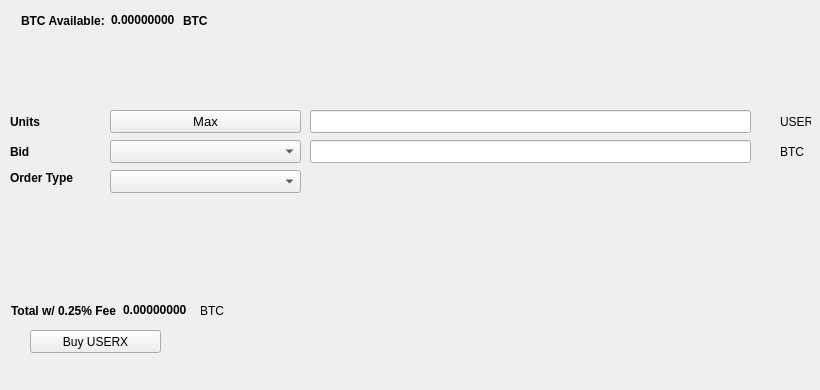
   <widget class="QWidget" name="BuyTab">
    <attribute name="title">
     <string>Buy</string>
    </attribute>
    <widget class="QPushButton" name="BuyUSERX">
     <property name="geometry">
      <rect>
       <x>30</x>
       <y>330</y>
       <width>131</width>
       <height>23</height>
      </rect>
     </property>
     <property name="text">
      <string>Buy USERX</string>
     </property>
     <property name="icon">
      <iconset resource="../userx.qrc">
       <normaloff>:/icons/bitcoin</normaloff>:/icons/bitcoin</iconset>
     </property>
    </widget>
    <widget class="QLabel" name="label_3">
     <property name="geometry">
      <rect>
       <x>10</x>
       <y>110</y>
       <width>46</width>
       <height>23</height>
      </rect>
     </property>
     <property name="font">
      <font>
       <weight>75</weight>
       <bold>true</bold>
      </font>
     </property>
     <property name="text">
      <string>Units</string>
     </property>
    </widget>
    <widget class="QLineEdit" name="UnitsInput">
     <property name="geometry">
      <rect>
       <x>310</x>
       <y>110</y>
       <width>441</width>
       <height>23</height>
      </rect>
     </property>
     <property name="font">
      <font>
       <pointsize>9</pointsize>
       <weight>75</weight>
       <bold>true</bold>
      </font>
     </property>
    </widget>
    <widget class="QLineEdit" name="BuyBidPriceEdit">
     <property name="geometry">
      <rect>
       <x>310</x>
       <y>140</y>
       <width>441</width>
       <height>23</height>
      </rect>
     </property>
     <property name="font">
      <font>
       <pointsize>9</pointsize>
       <weight>75</weight>
       <bold>true</bold>
      </font>
     </property>
    </widget>
    <widget class="QLabel" name="label_4">
     <property name="geometry">
      <rect>
       <x>780</x>
       <y>110</y>
       <width>31</width>
       <height>23</height>
      </rect>
     </property>
     <property name="text">
      <string>USERX</string>
     </property>
    </widget>
    <widget class="QLabel" name="label_5">
     <property name="geometry">
      <rect>
       <x>780</x>
       <y>140</y>
       <width>31</width>
       <height>23</height>
      </rect>
     </property>
     <property name="text">
      <string>BTC</string>
     </property>
    </widget>
    <widget class="QLabel" name="label_6">
     <property name="geometry">
      <rect>
       <x>10</x>
       <y>140</y>
       <width>46</width>
       <height>23</height>
      </rect>
     </property>
     <property name="font">
      <font>
       <weight>75</weight>
       <bold>true</bold>
      </font>
     </property>
     <property name="text">
      <string>Bid</string>
     </property>
    </widget>
    <widget class="QLabel" name="label_7">
     <property name="geometry">
      <rect>
       <x>10</x>
       <y>170</y>
       <width>91</width>
       <height>16</height>
      </rect>
     </property>
     <property name="font">
      <font>
       <weight>75</weight>
       <bold>true</bold>
      </font>
     </property>
     <property name="text">
      <string>Order Type</string>
     </property>
    </widget>
    <widget class="QPushButton" name="Buy_Max_Amount">
     <property name="geometry">
      <rect>
       <x>110</x>
       <y>110</y>
       <width>191</width>
       <height>23</height>
      </rect>
     </property>
     <property name="font">
      <font>
       <pointsize>10</pointsize>
      </font>
     </property>
     <property name="text">
      <string>Max</string>
     </property>
    </widget>
    <widget class="QComboBox" name="BuyBidcomboBox">
     <property name="geometry">
      <rect>
       <x>110</x>
       <y>140</y>
       <width>191</width>
       <height>23</height>
      </rect>
     </property>
     <property name="font">
      <font>
       <pointsize>10</pointsize>
      </font>
     </property>
    </widget>
    <widget class="QComboBox" name="buyOrdertypeCombo">
     <property name="geometry">
      <rect>
       <x>110</x>
       <y>170</y>
       <width>191</width>
       <height>23</height>
      </rect>
     </property>
     <property name="font">
      <font>
       <pointsize>10</pointsize>
      </font>
     </property>
    </widget>
    <widget class="QWidget" name="layoutWidget1">
     <property name="geometry">
      <rect>
       <x>21</x>
       <y>11</y>
       <width>227</width>
       <height>19</height>
      </rect>
     </property>
     <layout class="QHBoxLayout" name="horizontalLayout_3">
      <item>
       <widget class="QLabel" name="label232">
        <property name="font">
         <font>
          <weight>75</weight>
          <bold>true</bold>
         </font>
        </property>
        <property name="text">
         <string>BTC Available:</string>
        </property>
       </widget>
      </item>
      <item>
       <widget class="QLabel" name="BtcAvailableLbl">
        <property name="palette">
         <palette>
          <active>
           <colorrole role="WindowText">
            <brush brushstyle="SolidPattern">
             <color alpha="255">
              <red>0</red>
              <green>0</green>
              <blue>0</blue>
             </color>
            </brush>
           </colorrole>
           <colorrole role="Button">
            <brush brushstyle="SolidPattern">
             <color alpha="255">
              <red>0</red>
              <green>170</green>
              <blue>0</blue>
             </color>
            </brush>
           </colorrole>
           <colorrole role="Light">
            <brush brushstyle="SolidPattern">
             <color alpha="255">
              <red>0</red>
              <green>255</green>
              <blue>0</blue>
             </color>
            </brush>
           </colorrole>
           <colorrole role="Midlight">
            <brush brushstyle="SolidPattern">
             <color alpha="255">
              <red>0</red>
              <green>212</green>
              <blue>0</blue>
             </color>
            </brush>
           </colorrole>
           <colorrole role="Dark">
            <brush brushstyle="SolidPattern">
             <color alpha="255">
              <red>0</red>
              <green>85</green>
              <blue>0</blue>
             </color>
            </brush>
           </colorrole>
           <colorrole role="Mid">
            <brush brushstyle="SolidPattern">
             <color alpha="255">
              <red>0</red>
              <green>113</green>
              <blue>0</blue>
             </color>
            </brush>
           </colorrole>
           <colorrole role="Text">
            <brush brushstyle="SolidPattern">
             <color alpha="255">
              <red>0</red>
              <green>170</green>
              <blue>0</blue>
             </color>
            </brush>
           </colorrole>
           <colorrole role="BrightText">
            <brush brushstyle="SolidPattern">
             <color alpha="255">
              <red>255</red>
              <green>255</green>
              <blue>255</blue>
             </color>
            </brush>
           </colorrole>
           <colorrole role="ButtonText">
            <brush brushstyle="SolidPattern">
             <color alpha="255">
              <red>0</red>
              <green>0</green>
              <blue>0</blue>
             </color>
            </brush>
           </colorrole>
           <colorrole role="Base">
            <brush brushstyle="SolidPattern">
             <color alpha="255">
              <red>255</red>
              <green>255</green>
              <blue>255</blue>
             </color>
            </brush>
           </colorrole>
           <colorrole role="Window">
            <brush brushstyle="SolidPattern">
             <color alpha="255">
              <red>0</red>
              <green>170</green>
              <blue>0</blue>
             </color>
            </brush>
           </colorrole>
           <colorrole role="Shadow">
            <brush brushstyle="SolidPattern">
             <color alpha="255">
              <red>0</red>
              <green>0</green>
              <blue>0</blue>
             </color>
            </brush>
           </colorrole>
           <colorrole role="AlternateBase">
            <brush brushstyle="SolidPattern">
             <color alpha="255">
              <red>127</red>
              <green>212</green>
              <blue>127</blue>
             </color>
            </brush>
           </colorrole>
           <colorrole role="ToolTipBase">
            <brush brushstyle="SolidPattern">
             <color alpha="255">
              <red>255</red>
              <green>255</green>
              <blue>220</blue>
             </color>
            </brush>
           </colorrole>
           <colorrole role="ToolTipText">
            <brush brushstyle="SolidPattern">
             <color alpha="255">
              <red>0</red>
              <green>0</green>
              <blue>0</blue>
             </color>
            </brush>
           </colorrole>
          </active>
          <inactive>
           <colorrole role="WindowText">
            <brush brushstyle="SolidPattern">
             <color alpha="255">
              <red>0</red>
              <green>0</green>
              <blue>0</blue>
             </color>
            </brush>
           </colorrole>
           <colorrole role="Button">
            <brush brushstyle="SolidPattern">
             <color alpha="255">
              <red>0</red>
              <green>170</green>
              <blue>0</blue>
             </color>
            </brush>
           </colorrole>
           <colorrole role="Light">
            <brush brushstyle="SolidPattern">
             <color alpha="255">
              <red>0</red>
              <green>255</green>
              <blue>0</blue>
             </color>
            </brush>
           </colorrole>
           <colorrole role="Midlight">
            <brush brushstyle="SolidPattern">
             <color alpha="255">
              <red>0</red>
              <green>212</green>
              <blue>0</blue>
             </color>
            </brush>
           </colorrole>
           <colorrole role="Dark">
            <brush brushstyle="SolidPattern">
             <color alpha="255">
              <red>0</red>
              <green>85</green>
              <blue>0</blue>
             </color>
            </brush>
           </colorrole>
           <colorrole role="Mid">
            <brush brushstyle="SolidPattern">
             <color alpha="255">
              <red>0</red>
              <green>113</green>
              <blue>0</blue>
             </color>
            </brush>
           </colorrole>
           <colorrole role="Text">
            <brush brushstyle="SolidPattern">
             <color alpha="255">
              <red>0</red>
              <green>170</green>
              <blue>0</blue>
             </color>
            </brush>
           </colorrole>
           <colorrole role="BrightText">
            <brush brushstyle="SolidPattern">
             <color alpha="255">
              <red>255</red>
              <green>255</green>
              <blue>255</blue>
             </color>
            </brush>
           </colorrole>
           <colorrole role="ButtonText">
            <brush brushstyle="SolidPattern">
             <color alpha="255">
              <red>0</red>
              <green>0</green>
              <blue>0</blue>
             </color>
            </brush>
           </colorrole>
           <colorrole role="Base">
            <brush brushstyle="SolidPattern">
             <color alpha="255">
              <red>255</red>
              <green>255</green>
              <blue>255</blue>
             </color>
            </brush>
           </colorrole>
           <colorrole role="Window">
            <brush brushstyle="SolidPattern">
             <color alpha="255">
              <red>0</red>
              <green>170</green>
              <blue>0</blue>
             </color>
            </brush>
           </colorrole>
           <colorrole role="Shadow">
            <brush brushstyle="SolidPattern">
             <color alpha="255">
              <red>0</red>
              <green>0</green>
              <blue>0</blue>
             </color>
            </brush>
           </colorrole>
           <colorrole role="AlternateBase">
            <brush brushstyle="SolidPattern">
             <color alpha="255">
              <red>127</red>
              <green>212</green>
              <blue>127</blue>
             </color>
            </brush>
           </colorrole>
           <colorrole role="ToolTipBase">
            <brush brushstyle="SolidPattern">
             <color alpha="255">
              <red>255</red>
              <green>255</green>
              <blue>220</blue>
             </color>
            </brush>
           </colorrole>
           <colorrole role="ToolTipText">
            <brush brushstyle="SolidPattern">
             <color alpha="255">
              <red>0</red>
              <green>0</green>
              <blue>0</blue>
             </color>
            </brush>
           </colorrole>
          </inactive>
          <disabled>
           <colorrole role="WindowText">
            <brush brushstyle="SolidPattern">
             <color alpha="255">
              <red>0</red>
              <green>85</green>
              <blue>0</blue>
             </color>
            </brush>
           </colorrole>
           <colorrole role="Button">
            <brush brushstyle="SolidPattern">
             <color alpha="255">
              <red>0</red>
              <green>170</green>
              <blue>0</blue>
             </color>
            </brush>
           </colorrole>
           <colorrole role="Light">
            <brush brushstyle="SolidPattern">
             <color alpha="255">
              <red>0</red>
              <green>255</green>
              <blue>0</blue>
             </color>
            </brush>
           </colorrole>
           <colorrole role="Midlight">
            <brush brushstyle="SolidPattern">
             <color alpha="255">
              <red>0</red>
              <green>212</green>
              <blue>0</blue>
             </color>
            </brush>
           </colorrole>
           <colorrole role="Dark">
            <brush brushstyle="SolidPattern">
             <color alpha="255">
              <red>0</red>
              <green>85</green>
              <blue>0</blue>
             </color>
            </brush>
           </colorrole>
           <colorrole role="Mid">
            <brush brushstyle="SolidPattern">
             <color alpha="255">
              <red>0</red>
              <green>113</green>
              <blue>0</blue>
             </color>
            </brush>
           </colorrole>
           <colorrole role="Text">
            <brush brushstyle="SolidPattern">
             <color alpha="255">
              <red>0</red>
              <green>85</green>
              <blue>0</blue>
             </color>
            </brush>
           </colorrole>
           <colorrole role="BrightText">
            <brush brushstyle="SolidPattern">
             <color alpha="255">
              <red>255</red>
              <green>255</green>
              <blue>255</blue>
             </color>
            </brush>
           </colorrole>
           <colorrole role="ButtonText">
            <brush brushstyle="SolidPattern">
             <color alpha="255">
              <red>0</red>
              <green>85</green>
              <blue>0</blue>
             </color>
            </brush>
           </colorrole>
           <colorrole role="Base">
            <brush brushstyle="SolidPattern">
             <color alpha="255">
              <red>0</red>
              <green>170</green>
              <blue>0</blue>
             </color>
            </brush>
           </colorrole>
           <colorrole role="Window">
            <brush brushstyle="SolidPattern">
             <color alpha="255">
              <red>0</red>
              <green>170</green>
              <blue>0</blue>
             </color>
            </brush>
           </colorrole>
           <colorrole role="Shadow">
            <brush brushstyle="SolidPattern">
             <color alpha="255">
              <red>0</red>
              <green>0</green>
              <blue>0</blue>
             </color>
            </brush>
           </colorrole>
           <colorrole role="AlternateBase">
            <brush brushstyle="SolidPattern">
             <color alpha="255">
              <red>0</red>
              <green>170</green>
              <blue>0</blue>
             </color>
            </brush>
           </colorrole>
           <colorrole role="ToolTipBase">
            <brush brushstyle="SolidPattern">
             <color alpha="255">
              <red>255</red>
              <green>255</green>
              <blue>220</blue>
             </color>
            </brush>
           </colorrole>
           <colorrole role="ToolTipText">
            <brush brushstyle="SolidPattern">
             <color alpha="255">
              <red>0</red>
              <green>0</green>
              <blue>0</blue>
             </color>
            </brush>
           </colorrole>
          </disabled>
         </palette>
        </property>
        <property name="font">
         <font>
          <weight>75</weight>
          <bold>true</bold>
         </font>
        </property>
        <property name="text">
         <string>0.00000000</string>
        </property>
        <property name="textInteractionFlags">
         <set>Qt::LinksAccessibleByMouse|Qt::TextSelectableByKeyboard|Qt::TextSelectableByMouse</set>
        </property>
       </widget>
      </item>
      <item>
       <widget class="QLabel" name="BtcAvailableLbl_2">
        <property name="font">
         <font>
          <weight>75</weight>
          <bold>true</bold>
         </font>
        </property>
        <property name="text">
         <string>BTC</string>
        </property>
       </widget>
      </item>
     </layout>
    </widget>
    <widget class="QWidget" name="layoutWidge2">
     <property name="geometry">
      <rect>
       <x>11</x>
       <y>301</y>
       <width>259</width>
       <height>19</height>
      </rect>
     </property>
     <layout class="QHBoxLayout" name="horizontalLayout_4">
      <item>
       <widget class="QLabel" name="label_9">
        <property name="font">
         <font>
          <weight>75</weight>
          <bold>true</bold>
         </font>
        </property>
        <property name="text">
         <string>Total w/ 0.25% Fee</string>
        </property>
       </widget>
      </item>
      <item>
       <widget class="QLabel" name="BuyCostLabel">
        <property name="palette">
         <palette>
          <active>
           <colorrole role="WindowText">
            <brush brushstyle="SolidPattern">
             <color alpha="255">
              <red>0</red>
              <green>0</green>
              <blue>0</blue>
             </color>
            </brush>
           </colorrole>
           <colorrole role="Button">
            <brush brushstyle="SolidPattern">
             <color alpha="255">
              <red>0</red>
              <green>170</green>
              <blue>0</blue>
             </color>
            </brush>
           </colorrole>
           <colorrole role="Light">
            <brush brushstyle="SolidPattern">
             <color alpha="255">
              <red>0</red>
              <green>255</green>
              <blue>0</blue>
             </color>
            </brush>
           </colorrole>
           <colorrole role="Midlight">
            <brush brushstyle="SolidPattern">
             <color alpha="255">
              <red>0</red>
              <green>212</green>
              <blue>0</blue>
             </color>
            </brush>
           </colorrole>
           <colorrole role="Dark">
            <brush brushstyle="SolidPattern">
             <color alpha="255">
              <red>0</red>
              <green>85</green>
              <blue>0</blue>
             </color>
            </brush>
           </colorrole>
           <colorrole role="Mid">
            <brush brushstyle="SolidPattern">
             <color alpha="255">
              <red>0</red>
              <green>113</green>
              <blue>0</blue>
             </color>
            </brush>
           </colorrole>
           <colorrole role="Text">
            <brush brushstyle="SolidPattern">
             <color alpha="255">
              <red>0</red>
              <green>170</green>
              <blue>0</blue>
             </color>
            </brush>
           </colorrole>
           <colorrole role="BrightText">
            <brush brushstyle="SolidPattern">
             <color alpha="255">
              <red>255</red>
              <green>255</green>
              <blue>255</blue>
             </color>
            </brush>
           </colorrole>
           <colorrole role="ButtonText">
            <brush brushstyle="SolidPattern">
             <color alpha="255">
              <red>0</red>
              <green>0</green>
              <blue>0</blue>
             </color>
            </brush>
           </colorrole>
           <colorrole role="Base">
            <brush brushstyle="SolidPattern">
             <color alpha="255">
              <red>255</red>
              <green>255</green>
              <blue>255</blue>
             </color>
            </brush>
           </colorrole>
           <colorrole role="Window">
            <brush brushstyle="SolidPattern">
             <color alpha="255">
              <red>0</red>
              <green>170</green>
              <blue>0</blue>
             </color>
            </brush>
           </colorrole>
           <colorrole role="Shadow">
            <brush brushstyle="SolidPattern">
             <color alpha="255">
              <red>0</red>
              <green>0</green>
              <blue>0</blue>
             </color>
            </brush>
           </colorrole>
           <colorrole role="AlternateBase">
            <brush brushstyle="SolidPattern">
             <color alpha="255">
              <red>127</red>
              <green>212</green>
              <blue>127</blue>
             </color>
            </brush>
           </colorrole>
           <colorrole role="ToolTipBase">
            <brush brushstyle="SolidPattern">
             <color alpha="255">
              <red>255</red>
              <green>255</green>
              <blue>220</blue>
             </color>
            </brush>
           </colorrole>
           <colorrole role="ToolTipText">
            <brush brushstyle="SolidPattern">
             <color alpha="255">
              <red>0</red>
              <green>0</green>
              <blue>0</blue>
             </color>
            </brush>
           </colorrole>
          </active>
          <inactive>
           <colorrole role="WindowText">
            <brush brushstyle="SolidPattern">
             <color alpha="255">
              <red>0</red>
              <green>0</green>
              <blue>0</blue>
             </color>
            </brush>
           </colorrole>
           <colorrole role="Button">
            <brush brushstyle="SolidPattern">
             <color alpha="255">
              <red>0</red>
              <green>170</green>
              <blue>0</blue>
             </color>
            </brush>
           </colorrole>
           <colorrole role="Light">
            <brush brushstyle="SolidPattern">
             <color alpha="255">
              <red>0</red>
              <green>255</green>
              <blue>0</blue>
             </color>
            </brush>
           </colorrole>
           <colorrole role="Midlight">
            <brush brushstyle="SolidPattern">
             <color alpha="255">
              <red>0</red>
              <green>212</green>
              <blue>0</blue>
             </color>
            </brush>
           </colorrole>
           <colorrole role="Dark">
            <brush brushstyle="SolidPattern">
             <color alpha="255">
              <red>0</red>
              <green>85</green>
              <blue>0</blue>
             </color>
            </brush>
           </colorrole>
           <colorrole role="Mid">
            <brush brushstyle="SolidPattern">
             <color alpha="255">
              <red>0</red>
              <green>113</green>
              <blue>0</blue>
             </color>
            </brush>
           </colorrole>
           <colorrole role="Text">
            <brush brushstyle="SolidPattern">
             <color alpha="255">
              <red>0</red>
              <green>170</green>
              <blue>0</blue>
             </color>
            </brush>
           </colorrole>
           <colorrole role="BrightText">
            <brush brushstyle="SolidPattern">
             <color alpha="255">
              <red>255</red>
              <green>255</green>
              <blue>255</blue>
             </color>
            </brush>
           </colorrole>
           <colorrole role="ButtonText">
            <brush brushstyle="SolidPattern">
             <color alpha="255">
              <red>0</red>
              <green>0</green>
              <blue>0</blue>
             </color>
            </brush>
           </colorrole>
           <colorrole role="Base">
            <brush brushstyle="SolidPattern">
             <color alpha="255">
              <red>255</red>
              <green>255</green>
              <blue>255</blue>
             </color>
            </brush>
           </colorrole>
           <colorrole role="Window">
            <brush brushstyle="SolidPattern">
             <color alpha="255">
              <red>0</red>
              <green>170</green>
              <blue>0</blue>
             </color>
            </brush>
           </colorrole>
           <colorrole role="Shadow">
            <brush brushstyle="SolidPattern">
             <color alpha="255">
              <red>0</red>
              <green>0</green>
              <blue>0</blue>
             </color>
            </brush>
           </colorrole>
           <colorrole role="AlternateBase">
            <brush brushstyle="SolidPattern">
             <color alpha="255">
              <red>127</red>
              <green>212</green>
              <blue>127</blue>
             </color>
            </brush>
           </colorrole>
           <colorrole role="ToolTipBase">
            <brush brushstyle="SolidPattern">
             <color alpha="255">
              <red>255</red>
              <green>255</green>
              <blue>220</blue>
             </color>
            </brush>
           </colorrole>
           <colorrole role="ToolTipText">
            <brush brushstyle="SolidPattern">
             <color alpha="255">
              <red>0</red>
              <green>0</green>
              <blue>0</blue>
             </color>
            </brush>
           </colorrole>
          </inactive>
          <disabled>
           <colorrole role="WindowText">
            <brush brushstyle="SolidPattern">
             <color alpha="255">
              <red>0</red>
              <green>85</green>
              <blue>0</blue>
             </color>
            </brush>
           </colorrole>
           <colorrole role="Button">
            <brush brushstyle="SolidPattern">
             <color alpha="255">
              <red>0</red>
              <green>170</green>
              <blue>0</blue>
             </color>
            </brush>
           </colorrole>
           <colorrole role="Light">
            <brush brushstyle="SolidPattern">
             <color alpha="255">
              <red>0</red>
              <green>255</green>
              <blue>0</blue>
             </color>
            </brush>
           </colorrole>
           <colorrole role="Midlight">
            <brush brushstyle="SolidPattern">
             <color alpha="255">
              <red>0</red>
              <green>212</green>
              <blue>0</blue>
             </color>
            </brush>
           </colorrole>
           <colorrole role="Dark">
            <brush brushstyle="SolidPattern">
             <color alpha="255">
              <red>0</red>
              <green>85</green>
              <blue>0</blue>
             </color>
            </brush>
           </colorrole>
           <colorrole role="Mid">
            <brush brushstyle="SolidPattern">
             <color alpha="255">
              <red>0</red>
              <green>113</green>
              <blue>0</blue>
             </color>
            </brush>
           </colorrole>
           <colorrole role="Text">
            <brush brushstyle="SolidPattern">
             <color alpha="255">
              <red>0</red>
              <green>85</green>
              <blue>0</blue>
             </color>
            </brush>
           </colorrole>
           <colorrole role="BrightText">
            <brush brushstyle="SolidPattern">
             <color alpha="255">
              <red>255</red>
              <green>255</green>
              <blue>255</blue>
             </color>
            </brush>
           </colorrole>
           <colorrole role="ButtonText">
            <brush brushstyle="SolidPattern">
             <color alpha="255">
              <red>0</red>
              <green>85</green>
              <blue>0</blue>
             </color>
            </brush>
           </colorrole>
           <colorrole role="Base">
            <brush brushstyle="SolidPattern">
             <color alpha="255">
              <red>0</red>
              <green>170</green>
              <blue>0</blue>
             </color>
            </brush>
           </colorrole>
           <colorrole role="Window">
            <brush brushstyle="SolidPattern">
             <color alpha="255">
              <red>0</red>
              <green>170</green>
              <blue>0</blue>
             </color>
            </brush>
           </colorrole>
           <colorrole role="Shadow">
            <brush brushstyle="SolidPattern">
             <color alpha="255">
              <red>0</red>
              <green>0</green>
              <blue>0</blue>
             </color>
            </brush>
           </colorrole>
           <colorrole role="AlternateBase">
            <brush brushstyle="SolidPattern">
             <color alpha="255">
              <red>0</red>
              <green>170</green>
              <blue>0</blue>
             </color>
            </brush>
           </colorrole>
           <colorrole role="ToolTipBase">
            <brush brushstyle="SolidPattern">
             <color alpha="255">
              <red>255</red>
              <green>255</green>
              <blue>220</blue>
             </color>
            </brush>
           </colorrole>
           <colorrole role="ToolTipText">
            <brush brushstyle="SolidPattern">
             <color alpha="255">
              <red>0</red>
              <green>0</green>
              <blue>0</blue>
             </color>
            </brush>
           </colorrole>
          </disabled>
         </palette>
        </property>
        <property name="font">
         <font>
          <weight>75</weight>
          <bold>true</bold>
         </font>
        </property>
        <property name="autoFillBackground">
         <bool>false</bool>
        </property>
        <property name="text">
         <string>0.00000000</string>
        </property>
        <property name="textInteractionFlags">
         <set>Qt::LinksAccessibleByMouse|Qt::TextSelectableByMouse</set>
        </property>
       </widget>
      </item>
      <item>
       <widget class="QLabel" name="label_10">
        <property name="font">
         <font>
          <weight>50</weight>
          <bold>false</bold>
         </font>
        </property>
        <property name="text">
         <string>BTC</string>
        </property>
       </widget>
      </item>
     </layout>
    </widget>
    <widget class="QLabel" name="label_24">
     <property name="geometry">
      <rect>
       <x>460</x>
       <y>300</y>
       <width>281</width>
       <height>81</height>
      </rect>
     </property>
     <property name="text">
      <string/>
     </property>
     <property name="pixmap">
      <pixmap>:/images/bittrex</pixmap>
     </property>
    </widget>
   </widget>
